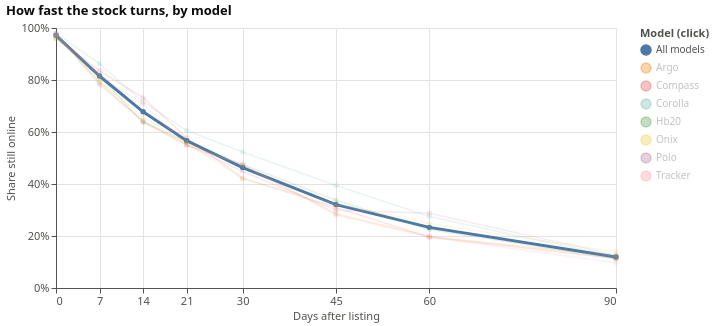

Notebook code cell kept with this figure:
### Markdown cell above
**Liquidity.** The share of ads still online 0, 7, 14 … 90 days after listing, over the cohort of ads listed at least 90
days before the snapshot, so every ad could be followed for the whole curve. **Click a model** in the legend to
highlight it; "All models" is the market as a whole.

### Code cell
DAYS = [0, 7, 14, 21, 30, 45, 60, 90]
cohort = clean_ads[clean_ads["listed_at"] <= snapshot - pd.Timedelta(days=90)].copy()
cohort["model_name"] = cohort["model"].str.title()

def curve(group, name):
    gone = group["removed_at"]
    return pd.DataFrame({"model": name, "day": DAYS, "ads": len(group),
                         "still_online": [(gone.isna() | (gone > group["listed_at"] + pd.Timedelta(days=d))).mean() for d in DAYS]})

liquidity = pd.concat([curve(cohort, "All models")] + [curve(g, m) for m, g in cohort.groupby("model_name")], ignore_index=True)
at30 = liquidity[(liquidity["model"] == "All models") & (liquidity["day"] == 30)]["still_online"].iloc[0]
at90 = liquidity[(liquidity["model"] == "All models") & (liquidity["day"] == 90)]["still_online"].iloc[0]
print(f"Cohort of {len(cohort)} ads · {1 - at30:.0%} gone within 30 days · {at90:.0%} still online after 90")

pick_model = alt.selection_point(fields=["model"], bind="legend", value=[{"model": "All models"}])
alt.Chart(liquidity).mark_line(point=True).encode(
    x=alt.X("day:Q", title="Days after listing", axis=alt.Axis(values=DAYS)),
    y=alt.Y("still_online:Q", title="Share still online", axis=alt.Axis(format=".0%")),
    color=alt.Color("model:N", title="Model (click)"),
    opacity=alt.condition(pick_model, alt.value(1), alt.value(0.15)),
    strokeWidth=alt.condition("datum.model == 'All models'", alt.value(3), alt.value(1.5)),
    tooltip=["model", "day", alt.Tooltip("still_online:Q", format=".0%"), "ads"],
).add_params(pick_model).properties(width=560, height=260, title="How fast the stock turns, by model")

### Figure 1 — Vega-Lite specification as saved in the notebook (floating-point values rounded to 4 significant figures)
{"config": {"view": {"stroke": null}, "axis": {"gridColor": "#e4e3df", "domainColor": "#52514e", "tickColor": "#52514e", "labelColor": "#52514e", "titleColor": "#52514e", "labelFontSize": 11, "titleFontSize": 11, "titleFontWeight": "normal"}, "legend": {"labelColor": "#52514e", "titleColor": "#52514e"}, "title": {"anchor": "start", "fontSize": 13, "color": "#0b0b0b"}, "font": "system-ui, -apple-system, Segoe UI, sans-serif"}, "data": {"name": "data-bf15af659aff699b5bb7965784ba723d"}, "mark": {"type": "line", "point": true}, "encoding": {"color": {"field": "model", "title": "Model (click)", "type": "nominal"}, "opacity": {"condition": {"param": "param_bf6c9e4ee975010e", "value": 1}, "value": 0.15}, "strokeWidth": {"condition": {"test": "datum.model == 'All models'", "value": 3}, "value": 1.5}, "tooltip": [{"field": "model", "type": "nominal"}, {"field": "day", "type": "quantitative"}, {"field": "still_online", "format": ".0%", "type": "quantitative"}, {"field": "ads", "type": "quantitative"}], "x": {"axis": {"values": [0, 7, 14, 21, 30, 45, 60, 90]}, "field": "day", "title": "Days after listing", "type": "quantitative"}, "y": {"axis": {"format": ".0%"}, "field": "still_online", "title": "Share still online", "type": "quantitative"}}, "height": 260, "params": [{"name": "param_bf6c9e4ee975010e", "select": {"type": "point", "fields": ["model"]}, "bind": "legend", "value": [{"model": "All models"}]}], "title": "How fast the stock turns, by model", "width": 560, "$schema": "https://vega.github.io/schema/vega-lite/v6.4.1.json", "datasets": {"data-bf15af659aff699b5bb7965784ba723d": [{"model": "All models", "day": 0, "ads": 639, "still_online": 0.9718}, {"model": "All models", "day": 7, "ads": 639, "still_online": 0.8153}, {"model": "All models", "day": 14, "ads": 639, "still_online": 0.6776}, {"model": "All models", "day": 21, "ads": 639, "still_online": 0.5665}, {"model": "All models", "day": 30, "ads": 639, "still_online": 0.4632}, {"model": "All models", "day": 45, "ads": 639, "still_online": 0.3208}, {"model": "All models", "day": 60, "ads": 639, "still_online": 0.2332}, {"model": "All models", "day": 90, "ads": 639, "still_online": 0.1189}, {"model": "Argo", "day": 0, "ads": 91, "still_online": 0.978}, {"model": "Argo", "day": 7, "ads": 91, "still_online": 0.7912}, {"model": "Argo", "day": 14, "ads": 91, "still_online": 0.6374}, {"model": "Argo", "day": 21, "ads": 91, "still_online": 0.5495}, {"model": "Argo", "day": 30, "ads": 91, "still_online": 0.4725}, {"model": "Argo", "day": 45, "ads": 91, "still_online": 0.2857}, {"model": "Argo", "day": 60, "ads": 91, "still_online": 0.1978}, {"model": "Argo", "day": 90, "ads": 91, "still_online": 0.1209}, {"model": "Compass", "day": 0, "ads": 97, "still_online": 0.9588}, {"model": "Compass", "day": 7, "ads": 97, "still_online": 0.8351}, {"model": "Compass", "day": 14, "ads": 97, "still_online": 0.732}, {"model": "Compass", "day": 21, "ads": 97, "still_online": 0.5773}, {"model": "Compass", "day": 30, "ads": 97, "still_online": 0.4227}, {"model": "Compass", "day": 45, "ads": 97, "still_online": 0.3093}, {"model": "Compass", "day": 60, "ads": 97, "still_online": 0.1959}, {"model": "Compass", "day": 90, "ads": 97, "still_online": 0.1134}, {"model": "Corolla", "day": 0, "ads": 109, "still_online": 0.9817}, {"model": "Corolla", "day": 7, "ads": 109, "still_online": 0.8624}, {"model": "Corolla", "day": 14, "ads": 109, "still_online": 0.7156}, {"model": "Corolla", "day": 21, "ads": 109, "still_online": 0.6055}, {"model": "Corolla", "day": 30, "ads": 109, "still_online": 0.5229}, {"model": "Corolla", "day": 45, "ads": 109, "still_online": 0.3945}, {"model": "Corolla", "day": 60, "ads": 109, "still_online": 0.2752}, {"model": "Corolla", "day": 90, "ads": 109, "still_online": 0.1193}, {"model": "Hb20", "day": 0, "ads": 80, "still_online": 0.9625}, {"model": "Hb20", "day": 7, "ads": 80, "still_online": 0.8125}, {"model": "Hb20", "day": 14, "ads": 80, "still_online": 0.6375}, {"model": "Hb20", "day": 21, "ads": 80, "still_online": 0.5625}, {"model": "Hb20", "day": 30, "ads": 80, "still_online": 0.475}, {"model": "Hb20", "day": 45, "ads": 80, "still_online": 0.3375}, {"model": "Hb20", "day": 60, "ads": 80, "still_online": 0.225}, {"model": "Hb20", "day": 90, "ads": 80, "still_online": 0.1125}, {"model": "Onix", "day": 0, "ads": 93, "still_online": 0.9677}, {"model": "Onix", "day": 7, "ads": 93, "still_online": 0.7957}, {"model": "Onix", "day": 14, "ads": 93, "still_online": 0.6559}, {"model": "Onix", "day": 21, "ads": 93, "still_online": 0.5591}, {"model": "Onix", "day": 30, "ads": 93, "still_online": 0.4194}, {"model": "Onix", "day": 45, "ads": 93, "still_online": 0.3226}, {"model": "Onix", "day": 60, "ads": 93, "still_online": 0.2473}, {"model": "Onix", "day": 90, "ads": 93, "still_online": 0.1398}, {"model": "Polo", "day": 0, "ads": 87, "still_online": 0.977}, {"model": "Polo", "day": 7, "ads": 87, "still_online": 0.7816}, {"model": "Polo", "day": 14, "ads": 87, "still_online": 0.6437}, {"model": "Polo", "day": 21, "ads": 87, "still_online": 0.5517}, {"model": "Polo", "day": 30, "ads": 87, "still_online": 0.4483}, {"model": "Polo", "day": 45, "ads": 87, "still_online": 0.2989}, {"model": "Polo", "day": 60, "ads": 87, "still_online": 0.2874}, {"model": "Polo", "day": 90, "ads": 87, "still_online": 0.1264}, {"model": "Tracker", "day": 0, "ads": 82, "still_online": 0.9756}, {"model": "Tracker", "day": 7, "ads": 82, "still_online": 0.8171}, {"model": "Tracker", "day": 14, "ads": 82, "still_online": 0.7073}, {"model": "Tracker", "day": 21, "ads": 82, "still_online": 0.5488}, {"model": "Tracker", "day": 30, "ads": 82, "still_online": 0.4756}, {"model": "Tracker", "day": 45, "ads": 82, "still_online": 0.2805}, {"model": "Tracker", "day": 60, "ads": 82, "still_online": 0.1951}, {"model": "Tracker", "day": 90, "ads": 82, "still_online": 0.09756}]}}
